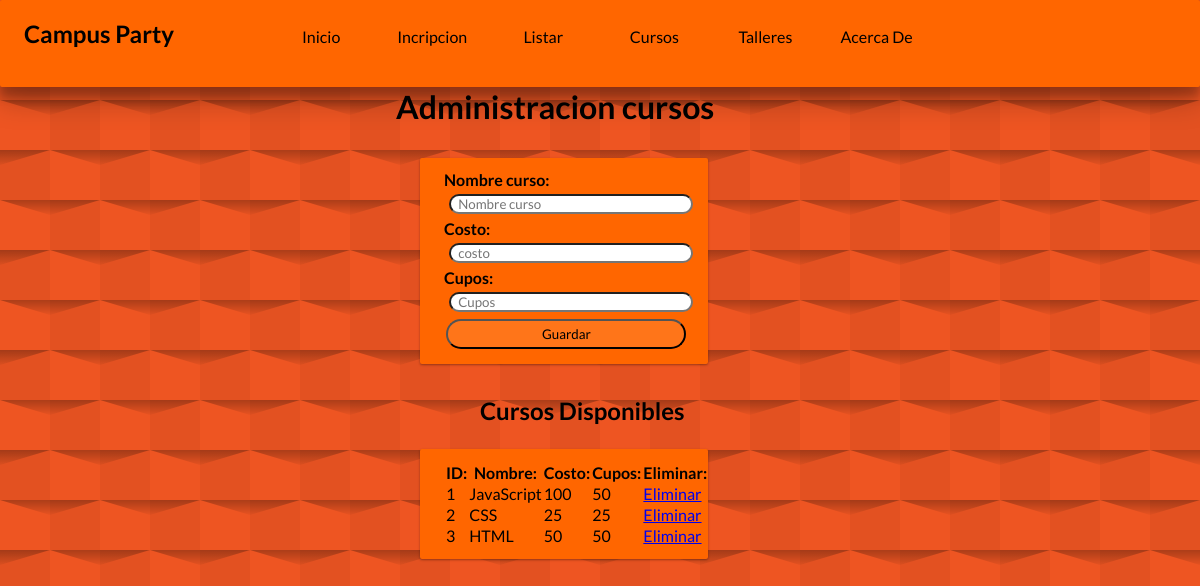
/internas/cursos.php, run on the app's committed database.
### tables this page shows
CREATE TABLE `curso` (
  `id_curso` int(11) NOT NULL,
  `nombre` varchar(100) NOT NULL,
  `costo` int(4) NOT NULL,
  `cupos` int(4) NOT NULL
);

### internas/cursos.php (the view, shortened to what this page needs)
<?php
include("../dll/mysql.php");
?>
<!DOCTYPE html>
<html lang="en">
<head>
    <link rel="stylesheet" href="../css/style.css" type="text/css">
</head>
<body>
    <header class="card">
       <h2>Campus Party</h2>
        <nav >
            <a href="">Inicio</a>
            <a href="../index.php">Incripcion</a>
            <a href="listar.php">Listar</a>
            <a href="cursos.php">Cursos</a>
            <a href="talleres.php">Talleres</a>
            <a href="">Acerca De</a>
        </nav>
    </header>
    <main>
        <h1 class="title">Administracion cursos</h1>
        <section class="card">
            <form action="guardarCursos.php" method="post">
                <label for=""><strong>Nombre curso:</strong> </label> <br>
                <input type="text" name="nombre" placeholder="Nombre curso" required class="inputForm"> <br>
                <label for=""><strong>Costo: </strong></label> <br>
                <input type="number" name="costo" placeholder="costo" required class="inputForm"> <br>
                <label for=""><strong>Cupos:</strong> </label> <br>
                <input type="number" name="cupos" placeholder="Cupos" required class="inputForm"> <br>
                <button>Guardar</button>
            </form>
        </section>
        <h2  class="title-small">Cursos Disponibles</h2>
        <section class="card">
            <table>
                <tr>
                    <th>ID:</th>
                    <th>Nombre: </th>
                    <th>Costo: </th>
                    <th>Cupos: </th>
                    <th>Eliminar:</th>
                </tr>
                <?php
$sql = "SELECT * FROM curso";
$cursos = mysqli_query($link,$sql) or die ("Error al obtener todos los registros ".mysqli_error);
               while ($curso = mysqli_fetch_array($cursos,MYSQLI_ASSOC)){
               ?>
                    <tr>
                        <td>
                            <?php echo $curso['id_curso'];?>
                        </td>
                        <td>
                            <?php echo $curso['nombre'];?>
                        </td>
                        <td>
                            <?php echo $curso['cupos'];?>
                        </td>
                        <td>
                            <?php echo $curso['costo'];?>
                        </td>
                        <td>
                            <a href="eliminarCurso.php?id=<?php echo  $curso['id_curso'] ?>">Eliminar</a>
                        </td>
                    </tr>
                    <?php
               }
               ?>
            </table>
        </section>
    </main>
</body>
</html>

### css/style.css (style rules this page uses)
* { margin: 0; padding: 0; font-family: 'Lato', sans-serif; }
html, body { background-color: #ee5522; }
header { width: 100%; background-color:#ff6600; }
header h2 { width: 20%; display: inline-block; padding-left: 2%; }
nav { margin-top: 1%; margin-bottom: 1%; width: 60%; display: inline-block; }
nav a { text-decoration: none; display: inline-block; color: black; width: 15%; height: 3em; text-align: center; padding-top: 15px; }
section { background-color: #ff6600; width: 20%; padding: 1% 2% 1% 2%; margin-left: 35%; margin-bottom: 2em; }
.inputForm { width: 97%; margin: 5px; border-radius: 15px; height: 1.5em; padding-left: 3%; height: 100%; }
button { background-color: #ff7519; border-radius: 15px; width: 100%; height: 30px; margin: 1%; }
.title { margin-left: 33%; margin-bottom: 1em; }
.title-small { margin-left: 40%; margin-bottom: 1em; }
.card { border-radius: 2px; box-shadow: 0 1px 3px rgba(0, 0, 0, 0.12), 0 1px 2px rgba(0, 0, 0, 0.24); transition: all 0.3s cubic-bezier(.25, .8, .25, 1); }

### data on the page
curso: id_curso "1", nombre "JavaScript", cupos "100", costo "50"
curso: id_curso "2", nombre "CSS", cupos "25", costo "25"
curso: id_curso "3", nombre "HTML", cupos "50", costo "50"
